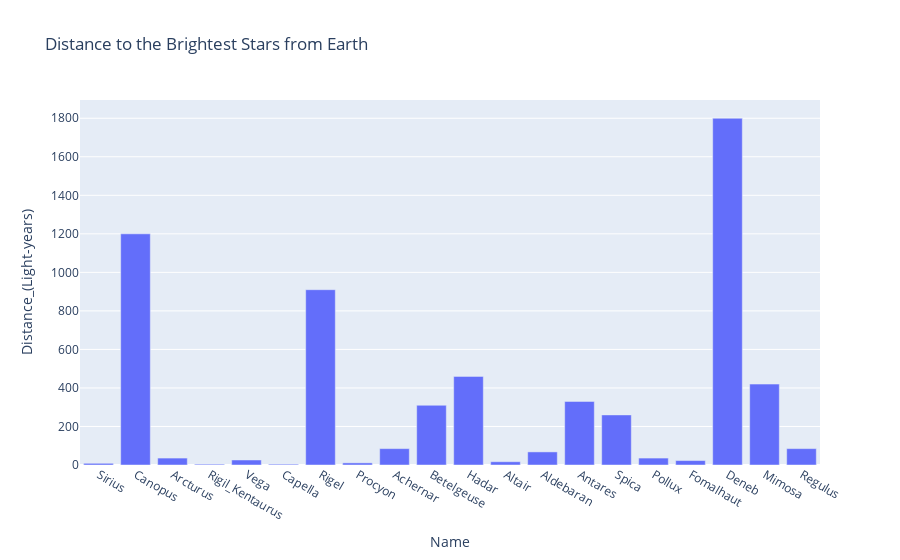

Write notebook code for a chart like this one.
### Code cell
px.bar(stars1, x='Name', y = 'Distance_(Light-years)', title = 'Distance to the Brightest Stars from Earth')

### Figure 1 — Plotly figure (JSON) as saved in the notebook; plotly's stock layout.template omitted (floating-point values rounded to 4 significant figures)
{"data": [{"alignmentgroup": "True", "hovertemplate": "Name=%{x}<br>Distance_(Light-years)=%{y}<extra></extra>", "legendgroup": "", "marker": {"color": "#636efa", "pattern": {"shape": ""}}, "name": "", "offsetgroup": "", "orientation": "v", "showlegend": false, "textposition": "auto", "type": "bar", "x": ["Sirius", "Canopus", "Arcturus", "Rigil_Kentaurus", "Vega", "Capella", "Rigel", "Procyon", "Achernar", "Betelgeuse", "Hadar", "Altair", "Aldebaran", "Antares", "Spica", "Pollux", "Fomalhaut", "Deneb", "Mimosa", "Regulus"], "xaxis": "x", "y": [8.8, 1200, 36, 4.2, 26, 4.2, 910, 11, 85, 310, 460, 17, 68, 330, 260, 36, 23, 1800, 420, 85], "yaxis": "y"}], "layout": {"barmode": "relative", "legend": {"tracegroupgap": 0}, "title": {"text": "Distance to the Brightest Stars from Earth"}, "xaxis": {"anchor": "y", "domain": [0, 1], "title": {"text": "Name"}}, "yaxis": {"anchor": "x", "domain": [0, 1], "title": {"text": "Distance_(Light-years)"}}}}
